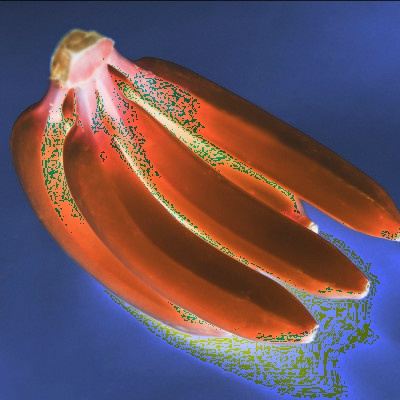
#> input picture banana_data/banana/banana (1).jpg, 400 x 400 px; its folder holds 4 pictures in this run
$ python image_channels.py
#> lines starting #> are read from the running program, lines starting #| are printed output that depends on the picture
import cv2
import numpy as np

# read the image
for i in range(1,12):
    path = "banana_data/banana/banana (" + str(i) + ").jpg"
    img = cv2.imread(path)
#> img is the input picture: shape (400, 400, 3); mean B, G, R 95.7, 82.5, 104.9

    rgb_image = cv2.cvtColor(img, cv2.COLOR_BGR2RGB)
    rgb_image = (rgb_image*255).astype(np.uint8)
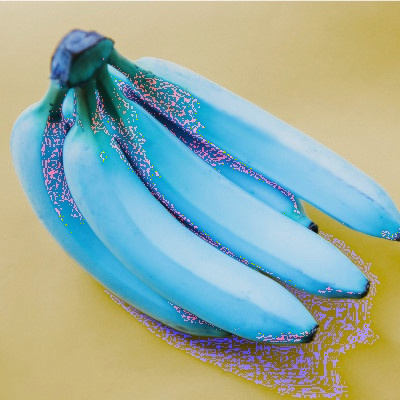
#> rgb_image: shape (400, 400, 3); mean R, G, B 151.1, 173.5, 160
    cv2.imwrite(path, rgb_image)
    # find the number of channels
    channels = img.shape[2]
#> channels = 3

    print("Number of channels:", channels)
#| Number of channels: 3
#> pass 2 of the loop `for i in range(1,12):`:
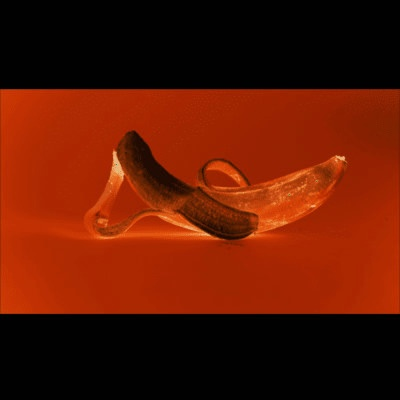
#> input picture banana_data/banana/banana (2).jpg, 400 x 400 px
#> img is the input picture: shape (400, 400, 3); mean B, G, R 2.6, 24.2, 93.8
#> `rgb_image = (rgb_image*255).astype(np.uint8)`:
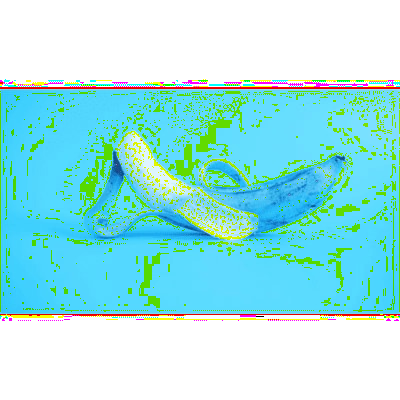
#> rgb_image: shape (400, 400, 3); mean R, G, B 161.2, 228.6, 230.5
#| Number of channels: 3
#> (the run stopped early here; a loop or call above may not have finished)
